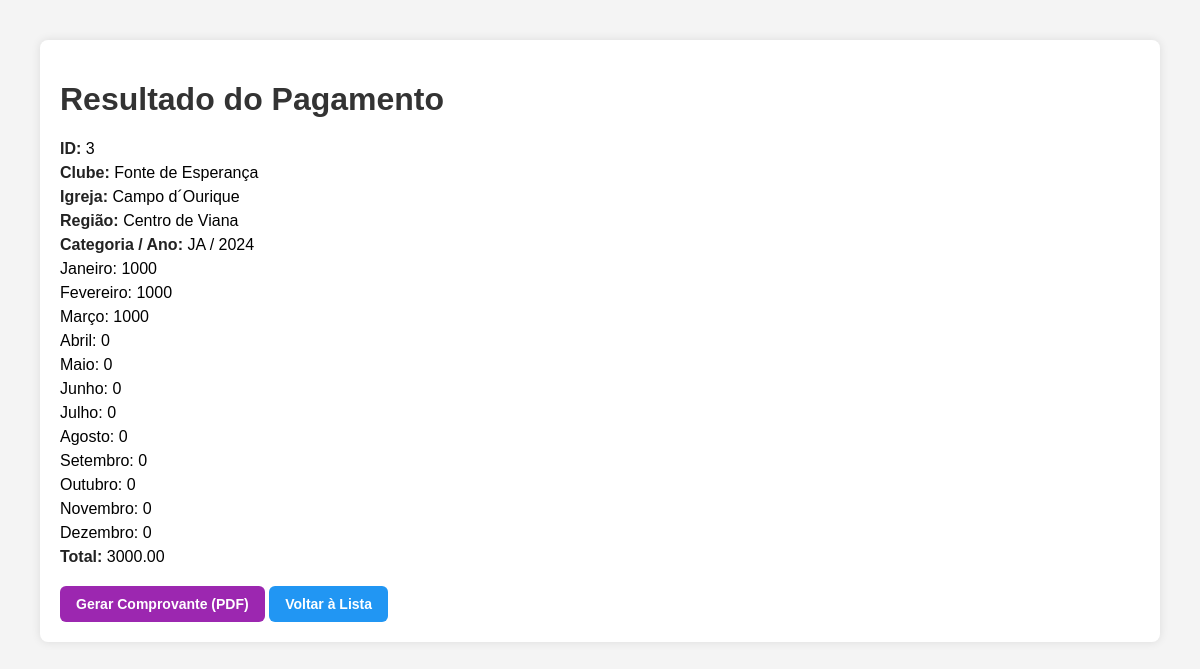
The app's page /resultado/3 (signed in) with its own data.
### app.py (models this page shows)
class Pagamento(db.Model):
    id = db.Column(db.Integer, primary_key=True, autoincrement=True)
    clube = db.Column(db.String(100))
    igreja = db.Column(db.String(100))
    regiao = db.Column(db.String(100))
    categoria = db.Column(db.String(100))
    ano = db.Column(db.Integer, nullable=False)            # NOVO CAMPO
    total = db.Column(db.String)
    janeiro = db.Column(db.String)
    fevereiro = db.Column(db.String)
    marco = db.Column(db.String)
    abril = db.Column(db.String)
    maio = db.Column(db.String)
    junho = db.Column(db.String)
    julho = db.Column(db.String)
    agosto = db.Column(db.String)
    setembro = db.Column(db.String)
    outubro = db.Column(db.String)
    novembro = db.Column(db.String)
    dezembro = db.Column(db.String)

### app.py (the view)
@app.route("/resultado/<int:pagamento_id>")
@login_required
def resultado(pagamento_id):
    pagamento = Pagamento.query.get_or_404(pagamento_id)
    return render_template("resultado.html", dados=pagamento)

### app.py (called while the page is built)
@login_manager.user_loader
def load_user(user_id):
    return Usuario.query.get(int(user_id))

### templates/resultado.html (shortened to what this page needs)
<!DOCTYPE html>
<html lang="pt-br">
<head>
</head>
<body>
    <div class="container">
        <h1>Resultado do Pagamento</h1>
        {% if dados.id %}<p><strong>ID:</strong> {{ dados.id }}</p>{% endif %}
        {% if dados.clube %}<p><strong>Clube:</strong> {{ dados.clube }}</p>{% endif %}
        {% if dados.igreja %}<p><strong>Igreja:</strong> {{ dados.igreja }}</p>{% endif %}
        {% if dados.regiao %}<p><strong>Região:</strong> {{ dados.regiao }}</p>{% endif %}
        {% if dados.categoria or dados.ano %}
            <p><strong>Categoria / Ano:</strong>
                {% if dados.categoria %}{{ dados.categoria }}{% endif %}
                {% if dados.ano %} / {{ dados.ano }}{% endif %}
            </p>
        {% endif %}
        {% if dados.janeiro %}<p>Janeiro: {{ dados.janeiro }}</p>{% endif %}
        {% if dados.fevereiro %}<p>Fevereiro: {{ dados.fevereiro }}</p>{% endif %}
        {% if dados.marco %}<p>Março: {{ dados.marco }}</p>{% endif %}
        {% if dados.abril %}<p>Abril: {{ dados.abril }}</p>{% endif %}
        {% if dados.maio %}<p>Maio: {{ dados.maio }}</p>{% endif %}
        {% if dados.junho %}<p>Junho: {{ dados.junho }}</p>{% endif %}
        {% if dados.julho %}<p>Julho: {{ dados.julho }}</p>{% endif %}
        {% if dados.agosto %}<p>Agosto: {{ dados.agosto }}</p>{% endif %}
        {% if dados.setembro %}<p>Setembro: {{ dados.setembro }}</p>{% endif %}
        {% if dados.outubro %}<p>Outubro: {{ dados.outubro }}</p>{% endif %}
        {% if dados.novembro %}<p>Novembro: {{ dados.novembro }}</p>{% endif %}
        {% if dados.dezembro %}<p>Dezembro: {{ dados.dezembro }}</p>{% endif %}
        {% if dados.total %}<p><strong>Total:</strong> {{ dados.total }}</p>{% endif %}
        <div class="actions">
            <a href="{{ url_for('comprovante', pagamento_id=dados.id) }}" class="btn btn-comprovante" target="_blank">Gerar Comprovante (PDF)</a>
            <a href="{{ url_for('listar') }}" class="btn btn-voltar">Voltar à Lista</a>
        </div>
    </div>
</body>
</html>

### templates/resultado.html (style rules this page uses)
body { font-family: Arial, sans-serif; margin: 40px; background-color: #f4f4f4; }
h1 { color: #333; }
.container { background: #fff; padding: 20px; border-radius: 8px; box-shadow: 0 0 10px rgba(0,0,0,0.1); }
p { margin: 6px 0; }
strong { color: #222; }
.actions { margin-top: 20px; }
.btn { display: inline-block; padding: 10px 16px; border-radius: 6px; text-decoration: none; font-size: 14px; font-weight: bold; color: white; }
.btn-comprovante { background-color: #9C27B0; }
.btn-voltar { background-color: #2196F3; }

### records on screen
Pagamento: id "3", clube "Fonte de Esperança", igreja "Campo d´Ourique", regiao "Centro de Viana", categoria "JA", ano "2024", janeiro "1000", fevereiro "1000", marco "1000", abril "0", maio "0", junho "0", julho "0", agosto "0", setembro "0", outubro "0", novembro "0", dezembro "0", total "3000.00"
